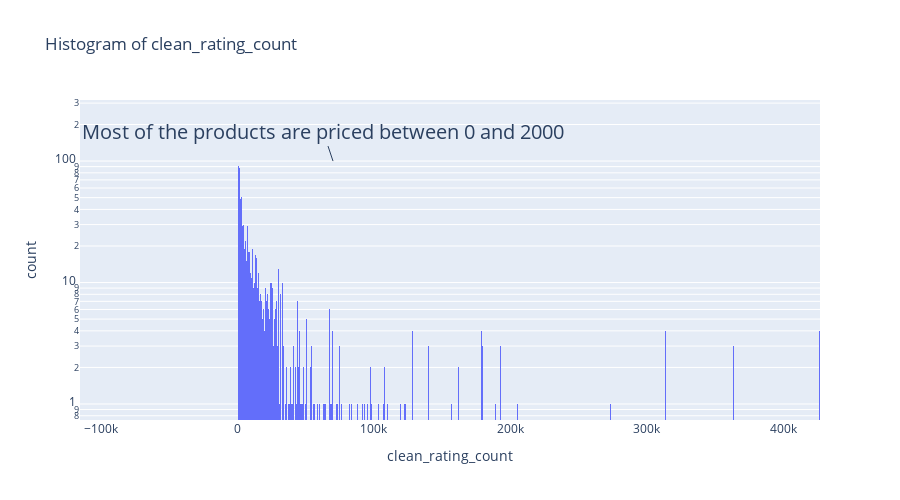

Notebook source saved alongside this figure:
### Code cell
# histogram of clean_rating_count
fig2 = px.histogram(df, x='clean_rating_count', nbins=1000, height=500, log_y=True, title='Histogram of clean_rating_count')
conclusion = 'Most of the products are priced between 0 and 2000'
fig2.add_annotation(x=70000, y=2, text=conclusion, font_size=20)
fig2.show()

### Figure 1 — Plotly figure (JSON) as saved in the notebook; plotly's stock layout.template omitted (floating-point values rounded to 4 significant figures; data arrays with more than 128 entries replaced by an {"elided": "..."} marker saying what was removed)
{"data": [{"alignmentgroup": "True", "bingroup": "x", "hovertemplate": "clean_rating_count=%{x}<br>count=%{y}<extra></extra>", "legendgroup": "", "marker": {"color": "#636efa", "pattern": {"shape": ""}}, "name": "", "nbinsx": 1000, "offsetgroup": "", "orientation": "v", "showlegend": false, "type": "histogram", "x": {"elided": "1465 int values"}, "xaxis": "x", "yaxis": "y"}], "layout": {"annotations": [{"font": {"size": 20}, "text": "Most of the products are priced between 0 and 2000", "x": 70000, "y": 2}], "barmode": "relative", "height": 500, "legend": {"tracegroupgap": 0}, "title": {"text": "Histogram of clean_rating_count"}, "xaxis": {"anchor": "y", "domain": [0, 1], "title": {"text": "clean_rating_count"}}, "yaxis": {"anchor": "x", "domain": [0, 1], "title": {"text": "count"}, "type": "log"}}}
